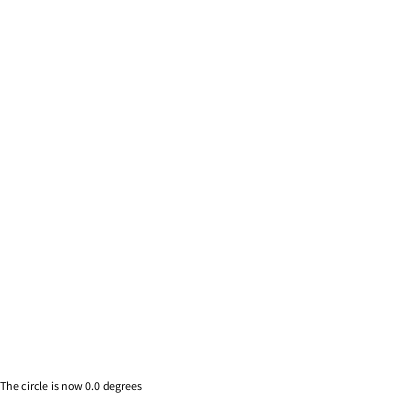
Frame 1 (no input)
Frame 60 (the mouse pressed at the canvas centre just before this capture): identical to frame 1, image omitted
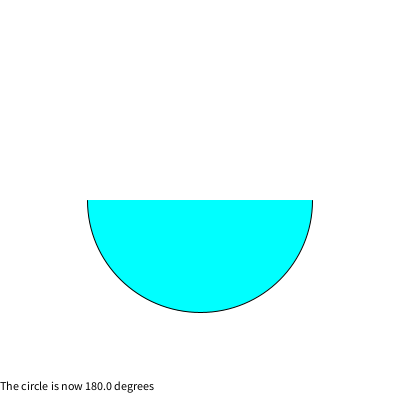
Frame 120 (the mouse held since frame 60 and released just before this capture)

The Processing sketch that drew these frames (run headless with seeded random() and noise(); from frame 60 on, the mouse is pressed at the canvas centre):

// Processing sketch: processing_143756
// ── processing_143756.pde

void setup() {
  size(400, 400);
  colorMode(HSB, 360, width, height);
}

void draw() {
  int size = 200; // Circle's radius
  int padding = 10;
  float angle = map(mouseX, 0, width, 0, TWO_PI);
  float radius = map(mouseY, 0, height, 300, 150);
  
  background(0, 0, height);
  fill(degrees(angle), width, height);
  arc(width/2, height/2, radius, radius, 0, angle);
  String blabla = "The circle is now " + degrees(angle) + " degrees";
  fill(0, width, 0);
  text(blabla, 0, height-padding);
}
